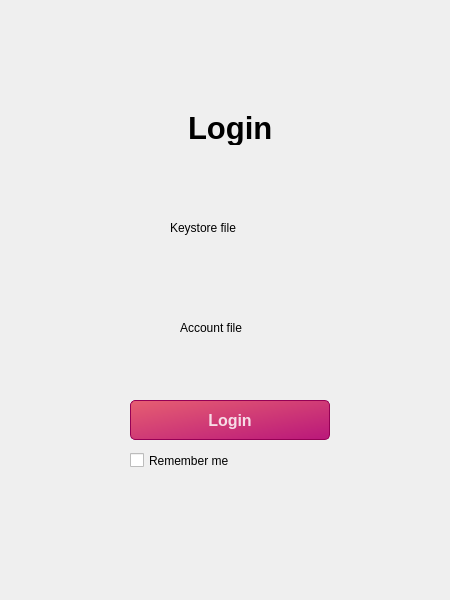
<?xml version="1.0" encoding="UTF-8"?>
<ui version="4.0">
 <class>LoginWindow</class>
 <widget class="QWidget" name="LoginWindow">
  <property name="geometry">
   <rect>
    <x>0</x>
    <y>0</y>
    <width>450</width>
    <height>600</height>
   </rect>
  </property>
  <property name="windowTitle">
   <string>Form</string>
  </property>
  <widget class="QWidget" name="widget" native="true">
   <property name="geometry">
    <rect>
     <x>30</x>
     <y>30</y>
     <width>400</width>
     <height>550</height>
    </rect>
   </property>
   <property name="styleSheet">
    <string notr="true">QPushButton#logButton {
background-color: qlineargradient(spread:pad, x1:0, y1:0, x2:1, y2:1, stop:0 rgba(230, 80, 100, 230), stop:1 rgba(180, 0, 110, 230));
color:rgba(255,255,255,210);
border:1px solid rgba(150,0,85,255);
border-radius:5px;
}
QPushButton#logButton:hover {
background-color: qlineargradient(spread:pad, x1:0, y1:0, x2:1, y2:1, stop:0 rgba(250, 100, 120, 230), stop:1 rgba(200, 20, 130, 230));
}
QPushButton#logButton:pressed {
padding-left:5px;
padding-top:5px;
}
QCheckBox#remCheckBox:hover{
background-color:rgba(0,0,0,0);
}</string>
   </property>
   <widget class="QLabel" name="loginpanelLabel">
    <property name="geometry">
     <rect>
      <x>25</x>
      <y>25</y>
      <width>350</width>
      <height>500</height>
     </rect>
    </property>
    <property name="styleSheet">
     <string notr="true">border-image: url(:/images/Assets/background.jpg);
border-radius:20px;
</string>
    </property>
    <property name="text">
     <string/>
    </property>
   </widget>
   <widget class="QLabel" name="registerLabel">
    <property name="geometry">
     <rect>
      <x>158</x>
      <y>80</y>
      <width>85</width>
      <height>35</height>
     </rect>
    </property>
    <property name="font">
     <font>
      <pointsize>23</pointsize>
      <weight>75</weight>
      <bold>true</bold>
     </font>
    </property>
    <property name="text">
     <string>Login</string>
    </property>
   </widget>
   <widget class="QPushButton" name="logButton">
    <property name="geometry">
     <rect>
      <x>100</x>
      <y>370</y>
      <width>200</width>
      <height>40</height>
     </rect>
    </property>
    <property name="font">
     <font>
      <pointsize>12</pointsize>
      <weight>75</weight>
      <bold>true</bold>
     </font>
    </property>
    <property name="text">
     <string>Login</string>
    </property>
   </widget>
   <widget class="QPushButton" name="githubButton">
    <property name="geometry">
     <rect>
      <x>310</x>
      <y>460</y>
      <width>40</width>
      <height>40</height>
     </rect>
    </property>
    <property name="styleSheet">
     <string notr="true">border-image: url(:/images/github-mark-white.png);
border-radius:20px;</string>
    </property>
    <property name="text">
     <string/>
    </property>
    <property name="icon">
     <iconset resource="res.qrc">
      <normaloff>:/images/Assets/github-mark-white.png</normaloff>:/images/Assets/github-mark-white.png</iconset>
    </property>
    <property name="iconSize">
     <size>
      <width>32</width>
      <height>32</height>
     </size>
    </property>
   </widget>
   <widget class="QCheckBox" name="remCheckBox">
    <property name="geometry">
     <rect>
      <x>100</x>
      <y>420</y>
      <width>116</width>
      <height>21</height>
     </rect>
    </property>
    <property name="text">
     <string>Remember me</string>
    </property>
   </widget>
   <widget class="QLabel" name="label">
    <property name="geometry">
     <rect>
      <x>140</x>
      <y>190</y>
      <width>75</width>
      <height>16</height>
     </rect>
    </property>
    <property name="text">
     <string>Keystore file</string>
    </property>
   </widget>
   <widget class="QLabel" name="label_2">
    <property name="geometry">
     <rect>
      <x>150</x>
      <y>290</y>
      <width>71</width>
      <height>16</height>
     </rect>
    </property>
    <property name="text">
     <string>Account file</string>
    </property>
   </widget>
  </widget>
 </widget>
 <resources>
  <include location="res.qrc"/>
 </resources>
 <connections/>
</ui>
